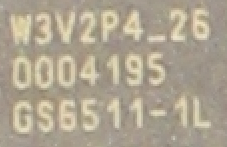
#> input picture images/1.png, 227 x 147 px
$ python text_recognition.py
#> lines starting #> are read from the running program, lines starting #| are printed output that depends on the picture; after the words box and inside, x2 and y2 are one past the last pixel; in counts of white or black regions, pixels touching at a corner belong together
#importing opencv and pytesseract
import cv2
import pytesseract

def ocr_process():
	img = cv2.imread("images/1.png")
#> img is the input picture: shape (147, 227, 3); mean B, G, R 144.6, 164.1, 174.5
	#Resize the image
	# img = cv2.resize(img, None, fx=0.5, fy=0.5)
	#Convert image to grayscale
	gray = cv2.cvtColor(img, cv2.COLOR_BGR2GRAY)
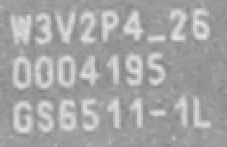
#> gray: shape (147, 227); min 130, max 228, mean 165
	#Convert image to black and white
	new_image = cv2.adaptiveThreshold(gray, 255, cv2.ADAPTIVE_THRESH_MEAN_C, cv2.THRESH_BINARY,11,2)
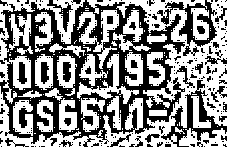
#> new_image: shape (147, 227); 55.1% white; 279 black regions (241 under 20 px), largest, box (x1, y1, x2, y2) and area: (0, 0, 185, 147) 10295, (161, 80, 227, 147) 1072, (157, 0, 217, 56) 964

	# new_image = cv2.GaussianBlur(img,(5,5),0)
	# new_image_ret,new_image = cv2.threshold(blur,0,255,cv2.THRESH_BINARY+cv2.THRESH_OTSU)

	cv2.imwrite("saved.png", new_image)

	text = pytesseract.image_to_string(new_image, config="--psm 3")
	print(text)

if __name__ == "__main__":
	ocr_process()
#> (the call stopped at in ocr_process, `text = pytesseract.image_to_string(new_image, config="--psm 3")`: pytesseract is not available in this run)

$ run again, with images/2.png copied over images/1.png
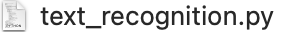
#> input picture images/2.png, 285 x 40 px
#> in ocr_process, img is the input picture: shape (40, 285, 3); min 39, max 255, mean 226.5
#> in ocr_process, `new_image = cv2.adaptiveThreshold(gray, 255, cv2.ADAPTIVE_THRESH_MEAN_..`:
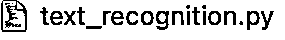
#> new_image: shape (40, 285); 83.2% white; black in thin lines or dots, all inside (x1, y1, x2, y2) = (1, 0, 274, 32)

$ run again, with images/3.png copied over images/1.png
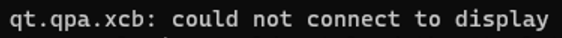
#> input picture images/3.png, 562 x 38 px
#> in ocr_process, img is the input picture: shape (38, 562, 3); min 0, max 215, mean 33.1
#> in ocr_process, `new_image = cv2.adaptiveThreshold(gray, 255, cv2.ADAPTIVE_THRESH_MEAN_..`:
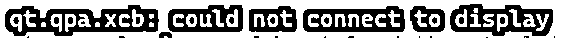
#> new_image: shape (38, 562); 58% white; 33 black regions (15 under 20 px), largest, box (x1, y1, x2, y2) and area: (5, 5, 159, 36) 2459, (450, 4, 553, 36) 1779, (303, 6, 405, 32) 1650

$ run again, with images/4.png copied over images/1.png
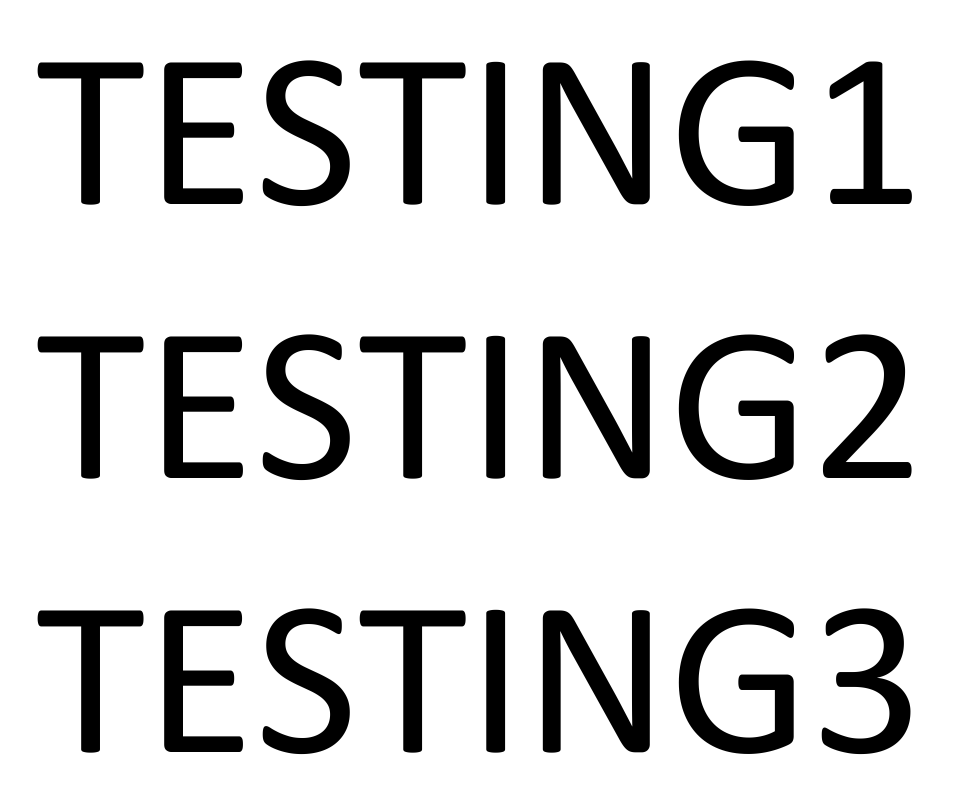
#> input picture images/4.png, 974 x 792 px
#> in ocr_process, img is the input picture: shape (792, 974, 3); min 0, max 255, mean 215.2
#> in ocr_process, `new_image = cv2.adaptiveThreshold(gray, 255, cv2.ADAPTIVE_THRESH_MEAN_..`:
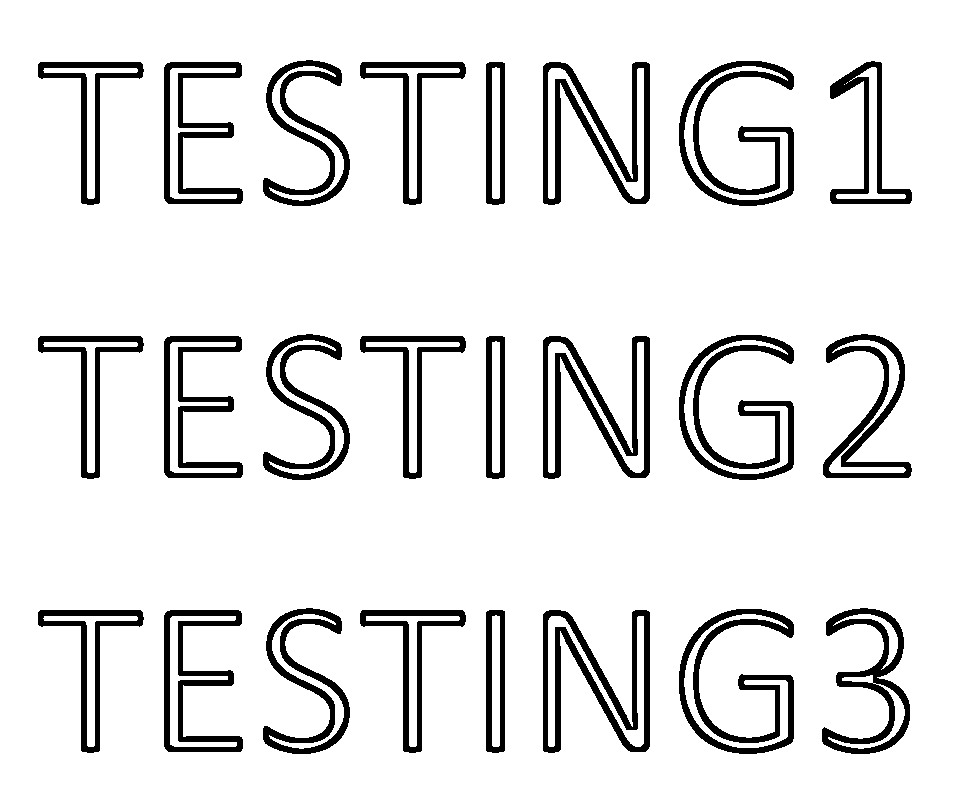
#> new_image: shape (792, 974); 89.6% white; 24 black regions, largest, box (x1, y1, x2, y2) and area: (543, 62, 650, 205) 4954, (543, 336, 650, 479) 4954, (543, 610, 650, 753) 4954
